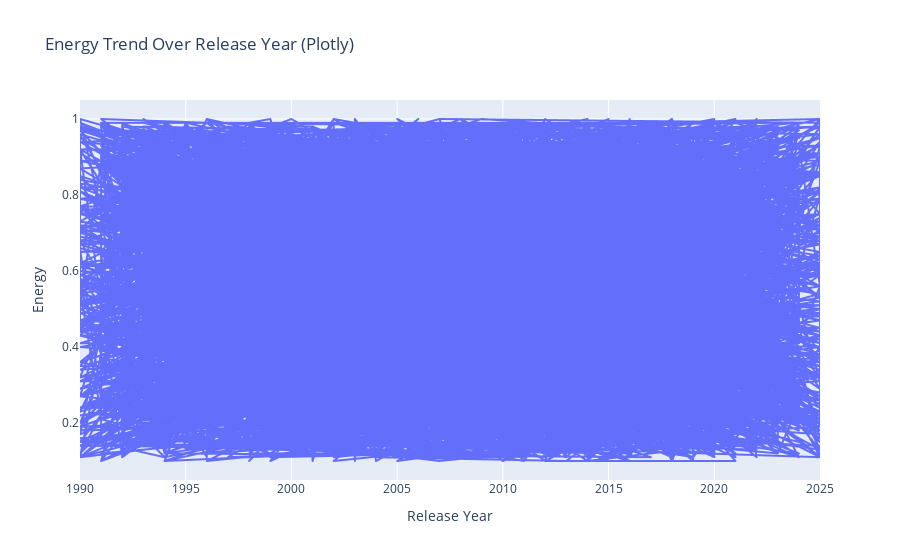

The notebook cell saved with this chart:
### Code cell
fig = px.line(data, x='Release Year', y='Energy', title='Energy Trend Over Release Year (Plotly)')
fig.show()

### Figure 1 — Plotly figure (JSON) as saved in the notebook; plotly's stock layout.template omitted (floating-point values rounded to 4 significant figures; data arrays with more than 128 entries replaced by an {"elided": "..."} marker saying what was removed)
{"data": [{"hovertemplate": "Release Year=%{x}<br>Energy=%{y}<extra></extra>", "legendgroup": "", "line": {"color": "#636efa", "dash": "solid"}, "marker": {"symbol": "circle"}, "mode": "lines", "name": "", "showlegend": false, "type": "scattergl", "x": {"elided": "4850 int values"}, "xaxis": "x", "y": {"elided": "4850 float values"}, "yaxis": "y"}], "layout": {"autosize": true, "legend": {"tracegroupgap": 0}, "title": {"text": "Energy Trend Over Release Year (Plotly)"}, "xaxis": {"anchor": "y", "autorange": true, "domain": [0, 1], "range": [1990, 2025], "title": {"text": "Release Year"}, "type": "linear"}, "yaxis": {"anchor": "x", "autorange": true, "domain": [0, 1], "range": [0.05, 1.05], "title": {"text": "Energy"}, "type": "linear"}}}
